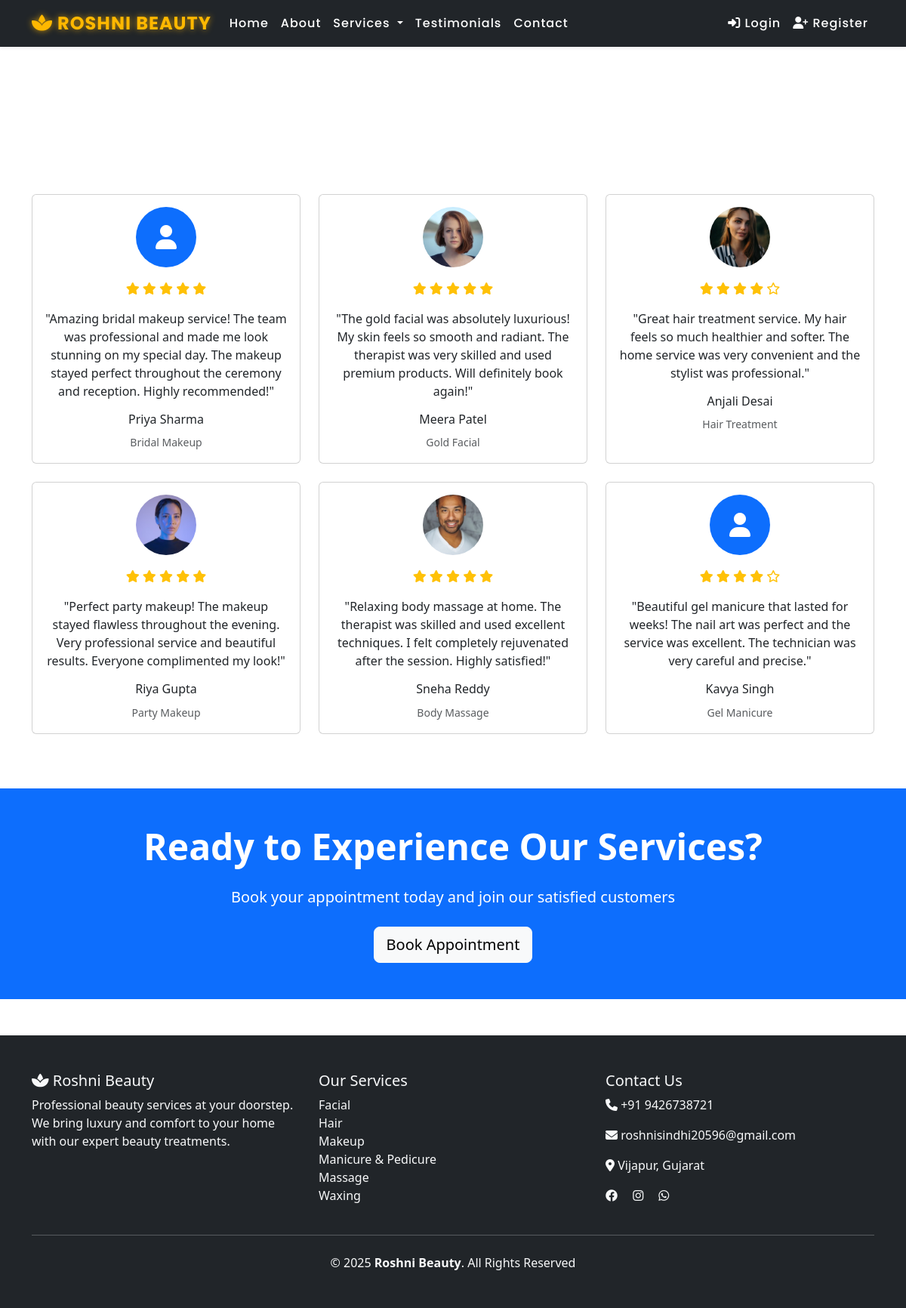
Page /testimonials/ on the committed database.
### beauty_parlor/models.py (models this page shows, shortened)
class Testimonial(models.Model):
    name = models.CharField(max_length=100)
    service = models.CharField(max_length=100)
    rating = models.IntegerField(choices=[(i, i) for i in range(1, 6)])
    comment = models.TextField()
    image = models.ImageField(upload_to='testimonials/', blank=True, null=True)
    created_at = models.DateTimeField(auto_now_add=True)

### beauty_parlor/views.py (the view)
# urls.py: path('testimonials/', views.testimonials, name='testimonials'),
def testimonials(request):
    testimonials = Testimonial.objects.all()
    context = {
        'testimonials': testimonials,
    }
    return render(request, 'beauty_parlor/testimonials.html', context)

### templates/beauty_parlor/testimonials.html (shortened to what this page needs)
   {% extends 'base.html' %}
{% block content %}
<section class="hero-section-small">
  <div class="container">
    <div class="row align-items-center min-vh-50">
      <div class="col-lg-12 text-center">
        <h1 class="display-4 fw-bold text-white mb-4">Client Testimonials</h1>
        <p class="lead text-white">What our satisfied customers say about us</p>
      </div>
    </div>
  </div>
</section>
<section class="py-5">
  <div class="container">
    <div class="row">
      {% for testimonial in testimonials %}
        <div class="col-lg-4 col-md-6 mb-4">
          <div class="card h-100 testimonial-card">
            {% if testimonial.image %}
              <div class="text-center pt-3">
                <img src="{{ testimonial.image.url }}"
                     class="rounded-circle"
                     alt="{{ testimonial.name }}"
                     style="width: 80px; height: 80px; object-fit: cover" />
              </div>
            {% else %}
              <div class="text-center pt-3">
                <div class="rounded-circle bg-primary d-inline-flex align-items-center justify-content-center"
                     style="width: 80px; height: 80px">
                  <i class="fas fa-user text-white fa-2x"></i>
                </div>
              </div>
            {% endif %}
            <div class="card-body text-center">
              <div class="mb-3">
                {% for i in "12345" %}
                  {% if forloop.counter <= testimonial.rating %}
                    <i class="fas fa-star text-warning"></i>
                  {% else %}
                    <i class="far fa-star text-warning"></i>
                  {% endif %}
                {% endfor %}
              </div>
              <p class="card-text">"{{ testimonial.comment }}"</p>
              <h6 class="card-title">{{ testimonial.name }}</h6>
              <small class="text-muted">{{ testimonial.service }}</small>
            </div>
          </div>
        </div>
      {% empty %}
        <div class="col-12 text-center">
          <h3>No testimonials available yet.</h3>
          <p>Be the first to share your experience with us!</p>
        </div>
      {% endfor %}
    </div>
  </div>
</section>
<section class="py-5 bg-primary text-white">
  <div class="container text-center">
    <h2 class="display-5 fw-bold mb-4">Ready to Experience Our Services?</h2>
    <p class="lead mb-4">
      Book your appointment today and join our satisfied customers
    </p>
    <a href="{% url 'booking' %}" class="btn btn-light btn-lg">Book Appointment</a>
  </div>
</section>
{% endblock %}

### templates/base.html (shortened to what this page needs)
<!DOCTYPE html>
<html lang="en">
<head>
    {% load static %}
    <link href="https://cdn.jsdelivr.net/npm/bootstrap@5.3.0/dist/css/bootstrap.min.css" rel="stylesheet">
    <link rel="stylesheet" href="https://cdnjs.cloudflare.com/ajax/libs/font-awesome/6.4.0/css/all.min.css">
    <link rel="stylesheet" href="{% static 'css/style.css' %}">
</head>
<body>
    <nav class="navbar navbar-expand-lg navbar-dark bg-dark fixed-top shadow-sm">
        <div class="container">
            <a class="navbar-brand fw-bold" href="{% url 'home' %}">
                <i class="fas fa-spa"></i> Roshni Beauty
            </a>
            <div class="collapse navbar-collapse" id="navbarNav">
                <ul class="navbar-nav me-auto mb-2 mb-lg-0">
                    <li class="nav-item"><a class="nav-link" href="{% url 'home' %}">Home</a></li>
                    <li class="nav-item"><a class="nav-link" href="{% url 'about' %}">About</a></li>
                    <li class="nav-item dropdown">
                        <a class="nav-link dropdown-toggle" href="#" id="servicesDropdown" role="button"
                           data-bs-toggle="dropdown" aria-expanded="false">
                           Services
                        </a>
                    </li>
                    <li class="nav-item"><a class="nav-link" href="{% url 'testimonials' %}">Testimonials</a></li>
                    <li class="nav-item"><a class="nav-link" href="{% url 'contact' %}">Contact</a></li>
                </ul>
                <ul class="navbar-nav">
                    {% if user.is_authenticated %}
                        <li class="nav-item dropdown">
                            <a class="nav-link dropdown-toggle" href="#" id="userDropdown" role="button"
                               data-bs-toggle="dropdown" aria-expanded="false">
                                <i class="fas fa-user"></i> {{ user.first_name|default:user.username }}
                            </a>
                            <ul class="dropdown-menu dropdown-menu-end" aria-labelledby="userDropdown">
                                <li><a class="dropdown-item" href="{% url 'profile' %}"><i class="fas fa-user-edit"></i> Profile</a></li>
                                <li><a class="dropdown-item" href="{% url 'my_bookings' %}"><i class="fas fa-calendar-check"></i> My Bookings</a></li>
                                <li><hr class="dropdown-divider"></li>
                                <li><a class="dropdown-item" href="{% url 'logout' %}"><i class="fas fa-sign-out-alt"></i> Logout</a></li>
                            </ul>
                        </li>
                        <li class="nav-item"><a class="btn btn-primary ms-2" href="{% url 'booking' %}">Book Now</a></li>
                    {% else %}
                        <li class="nav-item"><a class="nav-link" href="{% url 'login' %}"><i class="fas fa-sign-in-alt"></i> Login</a></li>
                        <li class="nav-item"><a class="nav-link" href="{% url 'register' %}"><i class="fas fa-user-plus"></i> Register</a></li>
                    {% endif %}
                </ul>
            </div>
        </div>
    </nav>
    <main class="pt-5 mt-4">
        {% block content %}{% endblock %}
    </main>
    <footer class="bg-dark text-light py-5 mt-5">
        <div class="container">
            <div class="row">
                <div class="col-md-4">
                    <h5><i class="fas fa-spa"></i> Roshni Beauty</h5>
                    <p>Professional beauty services at your doorstep. We bring luxury and comfort to your home with our expert beauty treatments.</p>
                </div>
                <div class="col-md-4">
                    <h5>Our Services</h5>
                    <ul class="list-unstyled">
                        <li><a href="{% url 'services' %}?category=facial" class="text-light text-decoration-none">Facial</a></li>
                        <li><a href="{% url 'services' %}?category=hair" class="text-light text-decoration-none">Hair</a></li>
                        <li><a href="{% url 'services' %}?category=makeup" class="text-light text-decoration-none">Makeup</a></li>
                        <li><a href="{% url 'services' %}?category=manicure" class="text-light text-decoration-none">Manicure & Pedicure</a></li>
                        <li><a href="{% url 'services' %}?category=massage" class="text-light text-decoration-none">Massage</a></li>
                        <li><a href="{% url 'services' %}?category=waxing" class="text-light text-decoration-none">Waxing</a></li>
                    </ul>
                </div>
                <div class="col-md-4">
                    <h5>Contact Us</h5>
                    <p><i class="fas fa-phone"></i> +91 9426738721</p>
                    <p><i class="fas fa-envelope"></i> roshnisindhi20596@gmail.com</p>
                    <p><i class="fas fa-map-marker-alt"></i> Vijapur, Gujarat</p>
                    <div class="social-links">
                        <a href="#" class="text-light me-3"><i class="fab fa-facebook"></i></a>
                        <a href="#" class="text-light me-3"><i class="fab fa-instagram"></i></a>
                        <a href="#" class="text-light me-3"><i class="fab fa-whatsapp"></i></a>
                    </div>
                </div>
            </div>
            <hr class="my-4">
            <div class="text-center">
                <p class="mb-0">&copy; 2025 <strong>Roshni Beauty</strong>. All Rights Reserved</p>
            </div>
        </div>
    </footer>
</body>
</html>

### static/css/style.css (style rules this page uses)
:root { --primary: #6a11cb; --secondary: #ff4f8b; --accent: #ff6b35; --lavender: #b86fff; --rose: #ff9dc3; --aqua: #00d2ff; --white: #ffffff; --black: #0a0a0a; --gray-200: #eeeeee; --shadow-sm: 0 2px 6px rgba(0,0,0,0.2); --shadow-md: 0 6px 16px rgba(0,0,0,0.25); --shadow-lg: 0 10px 25px rgba(0,0,0,0.3); --radius-pill: 999px; --radius-lg: 16px; --spacing-sm: 0.5rem; --spacing-md: 1rem; --spacing-lg: 1.5rem; --spacing-xl: 3rem; --transition-base: all 0.3s ease; --transition-bounce: all 0.3s cubic-bezier(0.34, 1.56, 0.64, 1); --transition-slow: all 0.6s ease; --gradient-6: linear-gradient(135deg, var(--primary), var(--secondary), var(--accent), var(--lavender), var(--rose), var(--aqua) ); --gradient-secondary: linear-gradient(135deg, var(--secondary), var(--lavender)); --glass-bg: rgba(255,255,255,0.15); --glass-border: rgba(255,255,255,0.3); --font-heading: "Poppins", sans-serif; --font-body: "Open Sans", sans-serif; }
.navbar { background: rgba(23, 20, 29, 0.9); backdrop-filter: blur(10px); -webkit-backdrop-filter: blur(10px); box-shadow: 0 4px 20px rgba(0, 0, 0, 0.4); transition: all 0.4s ease; font-family: 'Poppins', sans-serif; }
.navbar .navbar-brand { font-size: 1.5rem; font-weight: 700; letter-spacing: 1px; text-transform: uppercase; color: #ffb800 !important; text-shadow: 0 0 8px rgba(255, 184, 0, 0.7); transition: 0.3s ease; }
.navbar .nav-link { color: #fff !important; font-weight: 500; letter-spacing: 1px; padding: 8px 15px; border-radius: 6px; transition: all 0.3s ease; }

### rows in the picture
Testimonial: rating 5 (drawn), comment "Amazing bridal makeup service! The team was professional and made me look stunning on my special day. The makeup stayed perfect throughout the ceremony and reception. Highly recommended!", name "Priya Sharma", service "Bridal Makeup"
Testimonial: image (picture), rating 5 (drawn), comment "The gold facial was absolutely luxurious! My skin feels so smooth and radiant. The therapist was very skilled and used premium products. Will definitely book again!", name "Meera Patel", service "Gold Facial"
Testimonial: image (picture), rating 4 (drawn), comment "Great hair treatment service. My hair feels so much healthier and softer. The home service was very convenient and the stylist was professional.", name "Anjali Desai", service "Hair Treatment"
Testimonial: image (picture), rating 5 (drawn), comment "Perfect party makeup! The makeup stayed flawless throughout the evening. Very professional service and beautiful results. Everyone complimented my look!", name "Riya Gupta", service "Party Makeup"
Testimonial: image (picture), rating 5 (drawn), comment "Relaxing body massage at home. The therapist was skilled and used excellent techniques. I felt completely rejuvenated after the session. Highly satisfied!", name "Sneha Reddy", service "Body Massage"
Testimonial: rating 4 (drawn), comment "Beautiful gel manicure that lasted for weeks! The nail art was perfect and the service was excellent. The technician was very careful and precise.", name "Kavya Singh", service "Gel Manicure"
